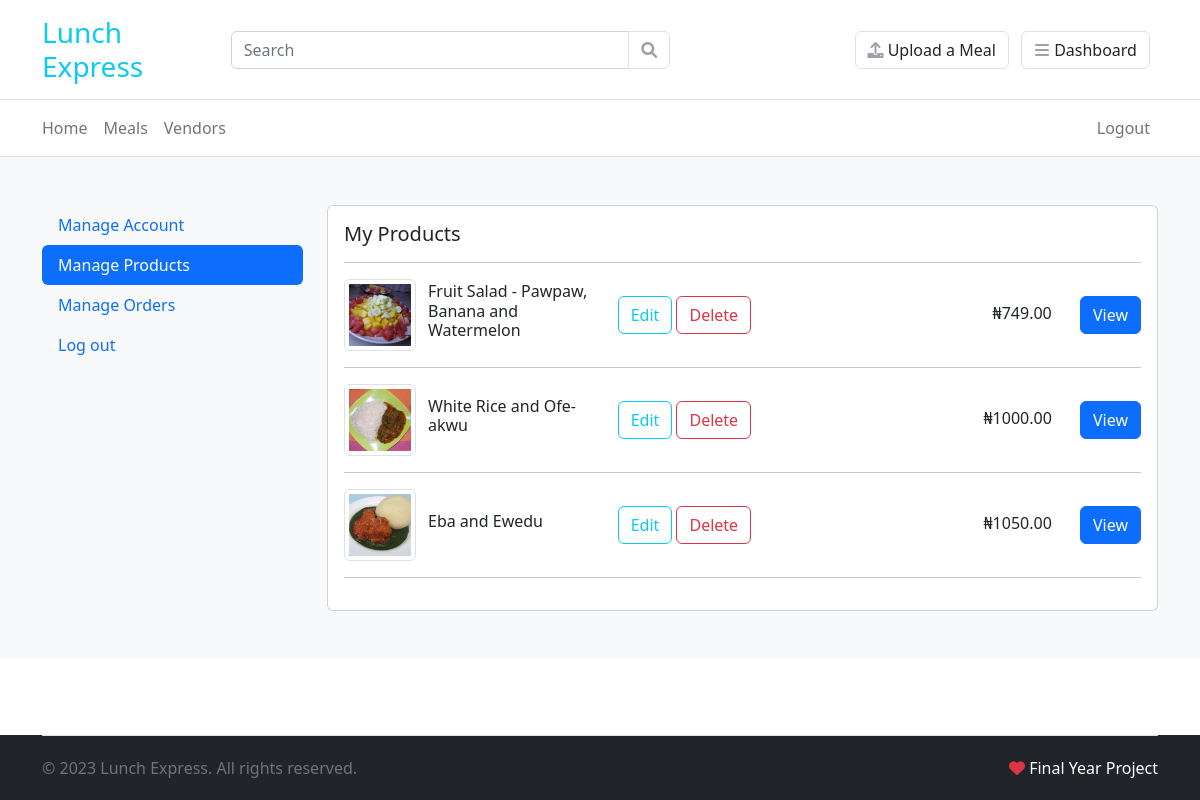
The app's page /account/vendor/products/ (signed in) with its own data.
### products/models.py (models this page shows, shortened)
class Product(models.Model):
    category = models.ForeignKey(
        Category, on_delete=models.PROTECT, related_name=_("products"))
    name = models.CharField(
        unique=True, max_length=255, db_index=True)
    slug = models.SlugField(
        unique=True, max_length=255, db_index=True)
    description = models.TextField()
    price = models.DecimalField(max_digits=7, decimal_places=2, verbose_name=_("price"))
    image = models.ImageField(upload_to="images/")
    calories = models.IntegerField(
        help_text="The amount of energy provided by the food.Example: 150 (kcal)")
    protein = models.IntegerField(
        help_text="The amount of protein in the food. Example: 8.5 (g)")
    carbohydrates = models.IntegerField(
        help_text="The total amount of carbohydrates in the food, including sugars, fiber, and starches. Example: 20.3 (g)")
    fats = models.IntegerField(
        help_text="The total amount of fats in the food, including saturated fats and unsaturated fats. Example: 5.2 (g)")
    vitamins = models.IntegerField(
        help_text="The amount of various vitamins present in the food. Example: Vitamin C: 10 mg, Vitamin A: 200 IU")
    minerals = models.IntegerField(
        help_text="The amount of various minerals present in the food. Example: Iron: 2.3 mg, Calcium: 120 mg")
    fiber = models.IntegerField(
        help_text="The amount of dietary fiber in the food. Example: 3.5 (g)")
    delivery_time = models.CharField(
        max_length=100,
        help_text="Time it will take for this food to be delivered.")
    vendor = models.ForeignKey(
        User,
        related_name=_("products"),
        on_delete=models.CASCADE
    )
    created = models.DateTimeField(auto_now_add=True)
    updated = models.DateTimeField(
        auto_now=True,
        verbose_name=_("date product last updated"),
        help_text=_("format: Y-m-d H:M:S"),
    )
    objects = models.Manager()
    active = ProductManager()
    class Meta:
        ordering = ("-created",)
        verbose_name = _("product")
        verbose_name_plural = _("products")
    def get_absolute_url(self):
        return reverse('products:detail',
                       kwargs={'slug': self.slug})

### accounts/views.py (the view)
# urls.py: path('vendor/products/', views.vendor_products, name='vendor_products'),
@login_required
def vendor_products(request):
    products = Product.objects.filter(
        vendor=request.user)
    template = 'vendor/products.html'
    context = {
        "products": products,
    }
    return render(request, template, context)

### carts/context_processors.py (called while the page is built)
def cart(request):
    return {'cart': Cart(request)}

### templates/vendor/products.html (shortened to what this page needs)
{% extends 'base.html' %}
{% block content %}
<section class="py-5 bg-light">
    <div class="container">
        <div class="row">
            {% include "partials/_vendor_nav.html" %}
            <div class="col-lg-9">
                <div class="card">
                    <div class="card-body">
                        <h5 class="card-title">My Products</h5>
                        <hr>
                        {% for product in products %}
                        <article class="row gy-2 align-items-center mb-3">
                            <div class="col-xl-4 col-sm-6">
                                <div class="itemside align-items-center">
                                    <div class="aside">
                                        <img src="{{ product.image.url }}" class="img-sm img-thumbnail">
                                    </div>
                                    <div class="info">
                                        <h6>{{ product.name }}</h6>
                                    </div>
                                </div>
                            </div>
                            <div class="col-xl-4 col-sm-6">
                                <span>
                                    <a href="{% url 'products:update' product.id %}" class="btn btn-outline-info">Edit</a>
                                </span>
                                <span>
                                    <a href="{% url 'products:delete' product.id %}" class="btn btn-outline-danger">Delete</a>
                                </span>
                            </div>
                            <div class="col-md-4 d-flex justify-content-lg-end">
                                <div>
                                    <span class="price h6 me-4">&#8358;{{ product.price }}</span>
                                    <a href="{{ product.get_absolute_url }}" class="btn btn-primary">View</a>
                                </div>
                            </div>
                        </article>
                        <hr>
                        {% empty %}
                        <p>You currently have no Product yet.</p>
                        {% endfor %}
                    </div>
                </div>
            </div>
        </div>
    </div>
</section>
{% endblock %}

### static/css/ui.css (style rules this page uses)
.img-xs, .img-sm, .img-md, .img-lg { display: inline-block; -o-object-fit: cover; object-fit: cover; flex-shrink: 0; flex-grow: 0 }
.img-sm { width: 72px; height: 72px }
.itemside { position: relative; display: flex; width: 100% }
.itemside .aside { position: relative; flex-shrink: 0 }
.itemside .info { padding-left: .75rem; flex-grow: 1 }

### records on screen
Product: image (picture), name "Fruit Salad - Pawpaw, Banana and Watermelon", price "749.00"
Product: image (picture), name "White Rice and Ofe-akwu", price "1000.00"
Product: image (picture), name "Eba and Ewedu", price "1050.00"
